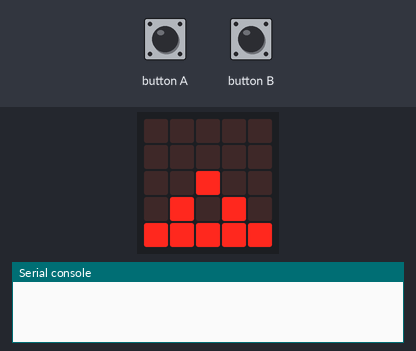
Bench run of a program on a simulated BBC micro:bit running MicroPython. Parts: the board's 5×5 LED display, the last lines printed to the serial console. The inputs (shaded band) are chosen by the test bench. No radio messages arrive unless stated (any console line starting 'radio sent:' is added by the test bench).

Above: at 2.0 s.
2.1 s: button B pressed for 0.15 s
At 4.8 s:
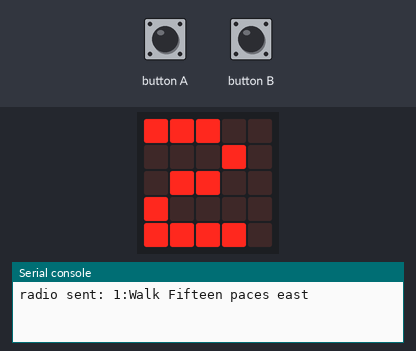
5.2 s: button B pressed for 1 s
At 6.7 s:
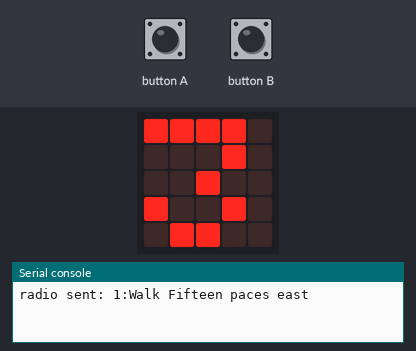
7.9 s: button B pressed for 0.15 s
At 9.4 s:
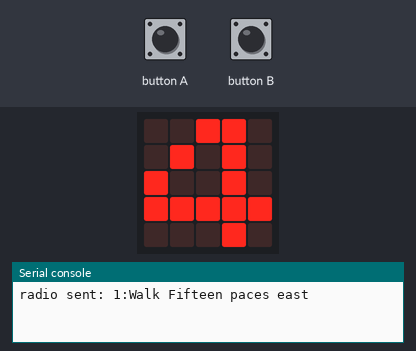
11.0 s: button A pressed for 0.15 s
At 13.8 s:
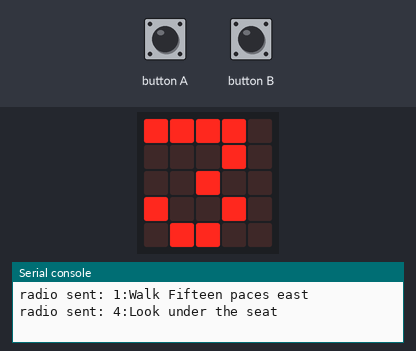
14.1 s: button A pressed for 1 s
At 15.8 s:
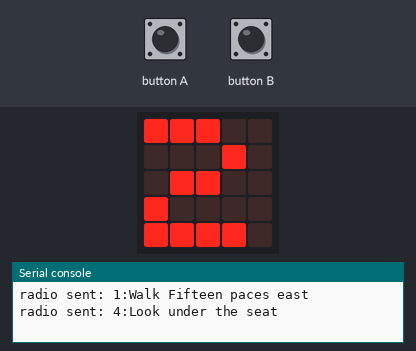
18.1 s: button B held down
At 20.4 s:
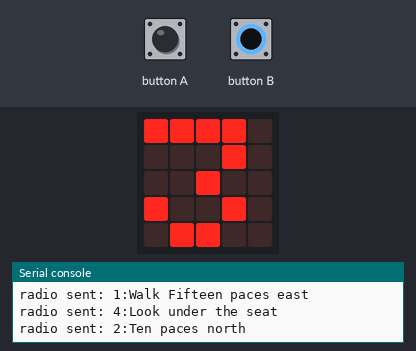
Timing chart, 0 to 21.9 s (numbered marks = the images above; inputs shaded):
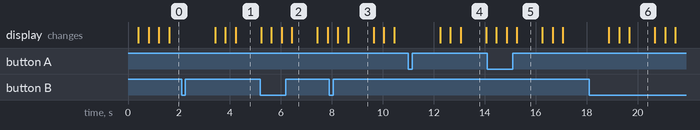

Measured:
- after the input at 2.1 s, the display: first differs from a run without the input after 2.1 s (image 1)
- after the input at 7.9 s, the display: first differs from a run without the input after 0.74 s (image 3)
- after the input at 11.0 s, the display: first differs from a run without the input after 2.1 s (image 4)
- after the input at 14.1 s, the display: first differs from a run without the input after 1.2 s (image 5)
- after the input at 18.1 s, the display: first differs from a run without the input after 1.6 s (image 6)
- what the display in image 2 shows lasts 1.0 s, from 6.4 s to 7.4 s

The program:

06_-_treasure-hunt-clues.py
```python
# Treasure Hunt Clue Beacon
from microbit import *
import radio

# Pirates !!!
skull = Image("09990:90909:99099:99999:04440")
cross_bones = Image("94009:49090:00900:09094:90049")
skull_and_cross_bones = [skull, cross_bones]
display.show(skull_and_cross_bones)

all_clues = [
    "Walk Fifteen paces east",
    "Ten paces north",
    "Walk forwards",
    "Look under the seat",
    "Hooray, you win!"
]

clue_count = len(all_clues)

# the clue this unit will broadcast
# can be changed by the a and b buttons
clue = 1

radio.on()

beacon_off = Image("00000:00000:00900:09090:99999")
beacon_on  = Image("00000:00900:00900:09090:99999")
beacon_animation = [beacon_off, beacon_on, beacon_off]

while True:

    # show which clue we are broadcasting
    display.show(beacon_animation)

    # decrease clue number
    if button_a.was_pressed():
        clue = max(clue - 1, 1)
        display.show(str(clue))
    # increase clue number
    elif button_b.was_pressed():
        clue = min(clue +  1, clue_count)
        display.show(str(clue))
    # broadcast the current clue
    else:
        clue_text = str(clue) + ":" + all_clues[clue - 1]
        radio.send(clue_text)

    sleep(1000)
```
